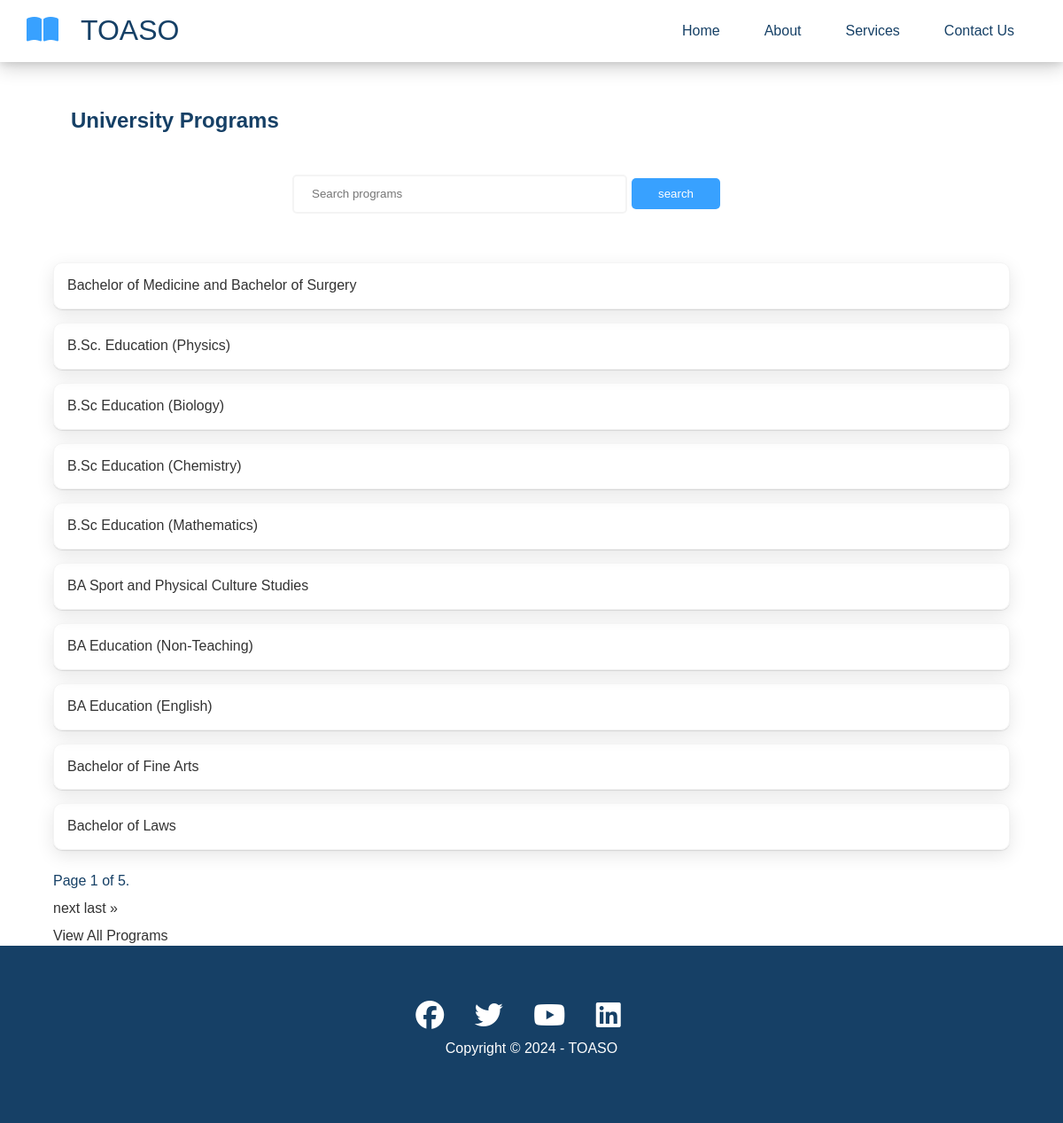
Screenshot of /programs/ with the database file from the repository.
### toaso/models.py (models this page shows, shortened)
class Program(models.Model):
    name = models.CharField(max_length=100)
    description = models.TextField()
    cut_off_point = models.IntegerField()
    elective_requirements = models.ManyToManyField(ElectiveSubject, related_name='required_for_programs', blank=True)
    constant_elective = models.ForeignKey(ElectiveSubject, related_name='constant_for_programs', null=True, blank=True, on_delete=models.SET_NULL)
    elective_requirement_logic = models.CharField(
        max_length=50,
        choices=[('ANY', 'Any'), ('ALL', 'All'), ('CONSTANT_PLUS_TWO', 'Constat plus Two')],
        default='ANY'
    )
    career = models.CharField(max_length=100)
    note = models.TextField(null=True, blank=True)

### toaso/views.py (the view)
# urls.py: path('programs/', all_programs, name='programs'),
def all_programs(request):
    query = request.GET.get('q')
    if query:
        programs = Program.objects.filter(name__icontains=query)
    else:
        programs = Program.objects.all()
        page = request.GET.get('page')
        if page == 'all':
            page_obj = programs
        else:
            paginator = Paginator(programs, 10)
            page_obj = paginator.get_page(page)
    return render(request, 'toaso/all_programs.html', {'page_obj':page_obj})

### toaso/templates/toaso/all_programs.html (shortened to what this page needs)
{% extends 'toaso/base.html' %}
    {% block content %}
    <section id="prog-section">
        <h1>University Programs</h1>
        <form method="GET" class="search" style="margin-top: 20px; display: flex">
            <input class="search-bar" type="text" name="q" placeholder="Search programs" value="{{request.GET.q}}">
            <input class="btn" type="submit", value="search">
        </form>
        <div class="programs">
            <ul>
                {% for program in page_obj %}
                    <li>
                        <div class="prog-box">
                            <a href="{% url 'program_detail' program.pk %}">{{program.name}}</a>
                        </div>
                    </li>
                {% endfor %}
            </ul>
            <div class="pagination">
                <span class="steplinks">
                    <span class="current">
                        Page {{ page_obj.number }} of {{ page_obj.paginator.num_pages }}.
                    </span>
                    {% if page_obj.has_next %}
                    <p>
                        <a href="?page={{ page_obj.next_page_number }}">next</a>
                        <a href="?page={{ page_obj.paginator.num_pages }}">last &raquo;</a>
                    </p>
                    {% endif %}
                </span>
            </div>
            <a href="{% url 'programs' %}?page=all" class="view-all-link">View All Programs</a>
        </div>
    </section>
    {% endblock content %}

### toaso/templates/toaso/base.html (shortened to what this page needs)
{% load static %}
<!DOCTYPE html>
<html lang="en">
<head>
    <link rel="stylesheet" href="{% static 'toaso/css/base.css' %}">
</head>
<body id="home">
    <header class="hero">
        <div id="navbar" class="navbar">
            <h1 class="logo">
                <span class="text-primary"><i class="fas fa-book-open"></i></span><a class="logo-link" href="{% url 'home' %}">TOASO</a>
            </h1>
            <nav>
                <ul>
                    <li><a href="{% url 'home' %}">Home</a></li>
                    <li><a href="{% url 'about' %}">About</a></li>
                    <li><a href="{% url 'services' %}">Services</a></li>
                    <li><a href="{% url 'contact' %}">Contact Us</a></li>
                </ul>
            </nav>
        </div>
    </header>
    <main>
        {% block content %}{% endblock content %}
    </main>
    <footer class="footer bg-dark">
        <div class="social">
            <a href="#"><i class="fab fa-facebook fa-2x"></i></a>
            <a href="#"><i class="fab fa-twitter fa-2x"></i></a>
            <a href="#"><i class="fab fa-youtube fa-2x"></i></a>
            <a href="#"><i class="fab fa-linkedin fa-2x"></i></a>
        </div>
        <p>Copyright &copy; 2024 - TOASO</p>
    </footer>
</html>

### static/toaso/css/base.css (style rules this page uses)
.text-primary { color: #38A1FF; }
.btn { cursor: pointer; display: inline-block; padding: 10px 30px; color: #fff; background-color: #38A1FF; border: none; border-radius: 5px; margin: 30px 0; }
.btn-dark, .bg-dark { background: #164066; color: #fff; }
* { box-sizing: border-box; padding: 0; margin: 0; }
body { font-family: 'Open San', sans-serif; background: #fff; color: #164066; line-height: 1.3; }
ul { list-style: none; }
a { color: #333; text-decoration: none; }
p { margin: 10px 0; }
.navbar { display: flex; align-items: center; justify-content: space-between; color: #164066; width: 100%; height: 70px; top: 0px; padding: 0 30px; box-shadow: 0 2px 8px 0 rgba(0, 0, 0, 0.1), 0 6px 20px 0 rgba(0, 0, 0, 0.19); }
.navbar a { color: #164066; padding: 10px 20px; margin: 0 5px; }
.navbar ul { display: flex; }
.navbar .logo { font-weight: 400; }
#prog-section { margin: auto; width: 90%; }
#prog-section .search { max-width: 50%; margin: auto; }
#prog-section .search-bar { width: 70%; align-self: center; margin-right: 5px; padding: 20px; max-height: 30px; border: solid 2px #f4f4f4; border-radius: 5px; }
#prog-section h1 { margin: 20px; }
.programs { margin-top: 30px; }
.prog-box { border: solid 1px #f4f4f4; padding: 15px; margin-top: 15px; border-radius: 10px; box-shadow: 0 1px 1px 0 rgba(0, 0, 0, 0.1), 0 6px 20px 0 rgba(0, 0, 0, 0.1); }
.pagination { margin-top: 25px; }
#prog-section { margin-top: 50px; width: 90%; }
.footer { display: flex; flex-direction: column; align-items: center; justify-content: center; text-align: center; height: 200px; }
.footer a { color: #fff; }
.footer .social > * { margin-right: 30px; }

### rows the page displays
Program: name "Bachelor of Medicine and Bachelor of Surgery"
Program: name "B.Sc. Education (Physics)"
Program: name "B.Sc Education (Biology)"
Program: name "B.Sc Education (Chemistry)"
Program: name "B.Sc Education (Mathematics)"
Program: name "BA Sport and Physical Culture Studies"
Program: name "BA Education (Non-Teaching)"
Program: name "BA Education (English)"
Program: name "Bachelor of Fine Arts"
Program: name "Bachelor of Laws"

### other values shown
{{ page_obj.number }} "1"
{{ page_obj.paginator.num_pages }} "5"
